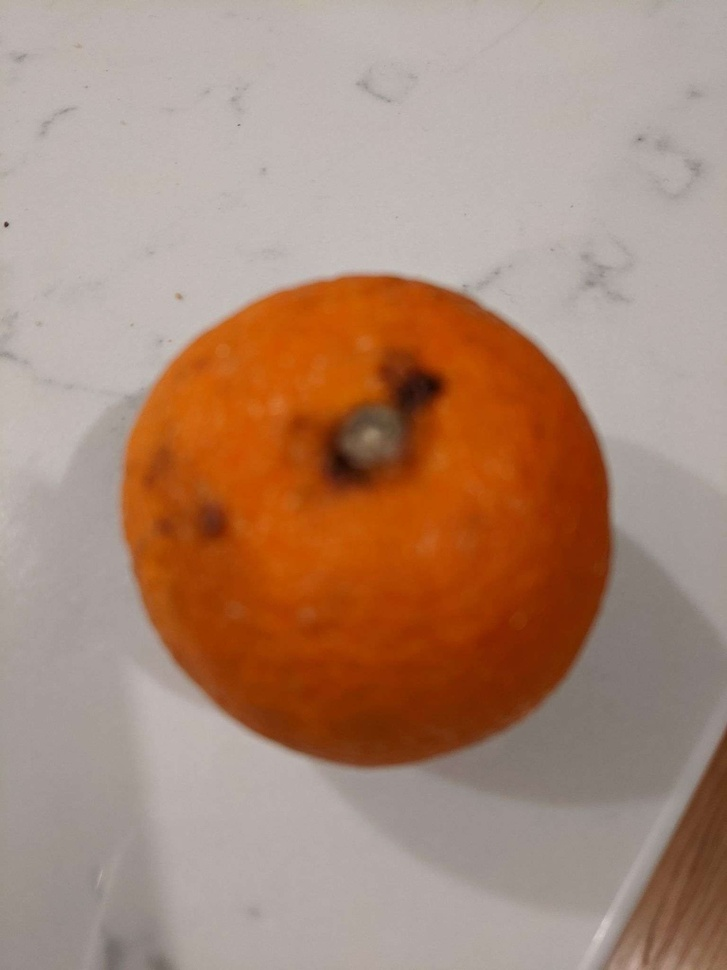
#> input picture orange1.jpg, 727 x 970 px, shrunk from 1536 x 2048 before the run
$ jupyter execute --allow-errors Color_Space.ipynb
#> lines starting #> are read from the running program, lines starting #| are printed output that depends on the picture
[cell 1]
import cv2
import numpy as np

[cell 2]
# Load the image
# By default, imported images are members of the BGR colorspace.
orange1 = cv2.imread("orange1.jpg")
#> orange1 is the input picture: shape (970, 727, 3); mean B, G, R 118.5, 137.2, 170
orange2 = cv2.imread("orange2.jpg")
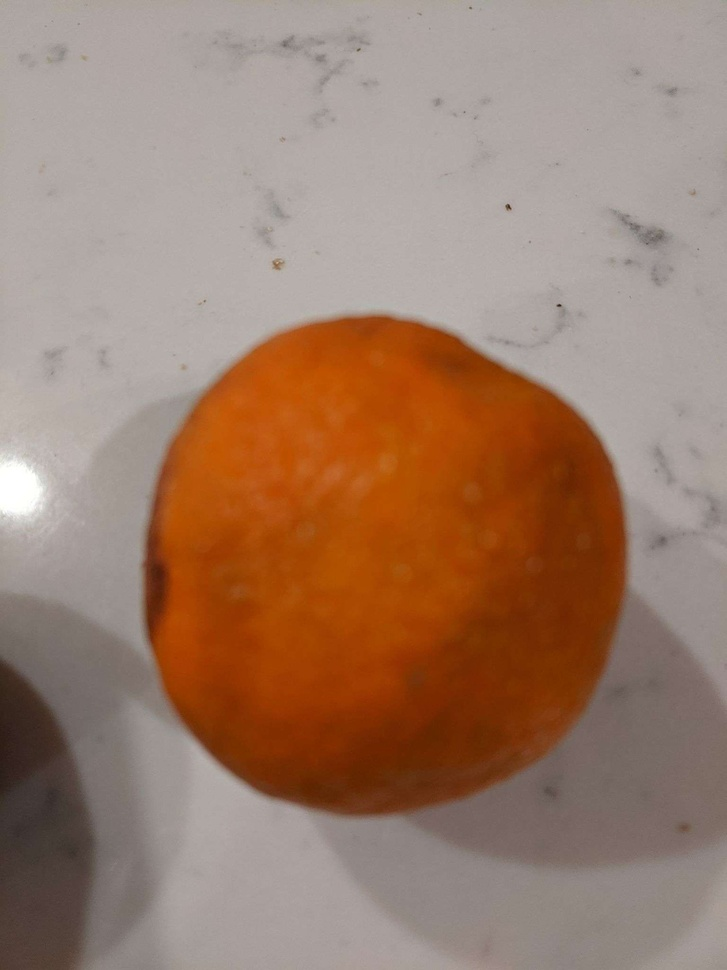
#> input picture orange2.jpg, 727 x 970 px, shrunk from 1536 x 2048 before the run
#> orange2 is the input picture: shape (970, 727, 3); mean B, G, R 107.4, 125.5, 156.1
orange3 = cv2.imread("orange3.jpg")
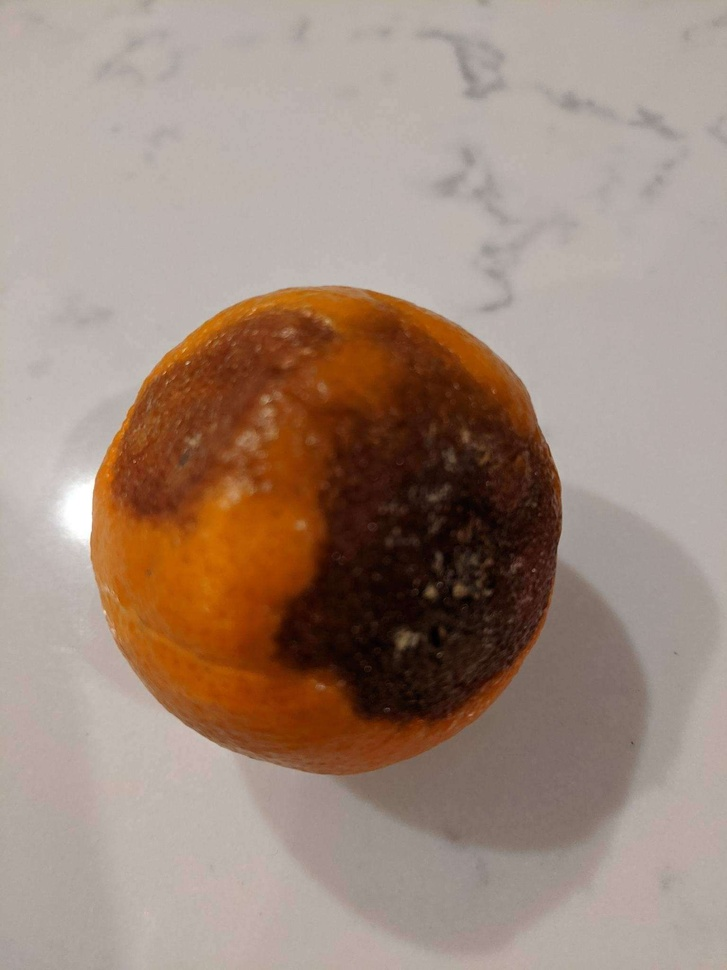
#> input picture orange3.jpg, 727 x 970 px, shrunk from 1536 x 2048 before the run
#> orange3 is the input picture: shape (970, 727, 3); mean B, G, R 124.3, 137.6, 159.3
orange4 = cv2.imread("orange4.jpg")
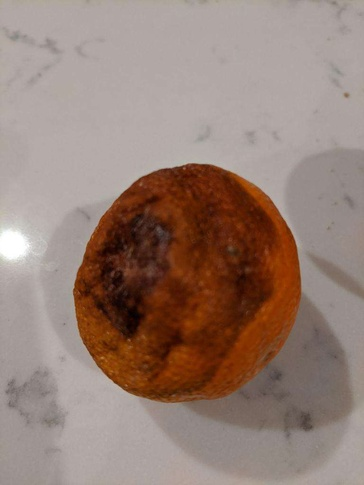
#> input picture orange4.jpg, 364 x 485 px, shrunk from 768 x 1024 before the run
#> orange4 is the input picture: shape (485, 364, 3); mean B, G, R 117.6, 127.5, 149.6

[cell 3]
orange1.shape
#> Out = (970, 727, 3)

[cell 4]
# RGB Image decomposition
from imageplotter import ImagePlotter

ImagePlotter(orange1).plot_RGB()
#> (this line was passed over: imageplotter is not available in this run)

[cell 5]
import matplotlib.pyplot as plt

# Call the BGR_Image_Decomposition function to get the blue, green, and red channels
#> (the rest of this cell did not finish here and is left out)

[cell 6]
# Convert the image to HSV color space
hsv_image = cv2.cvtColor(orange1, cv2.COLOR_BGR2HSV)
#> hsv_image: shape (970, 727, 3); mean H, S, V 8.8, 81.4, 170

# Split the HSV image into its hue, saturation, and value channels
h, s, v = cv2.split(hsv_image)
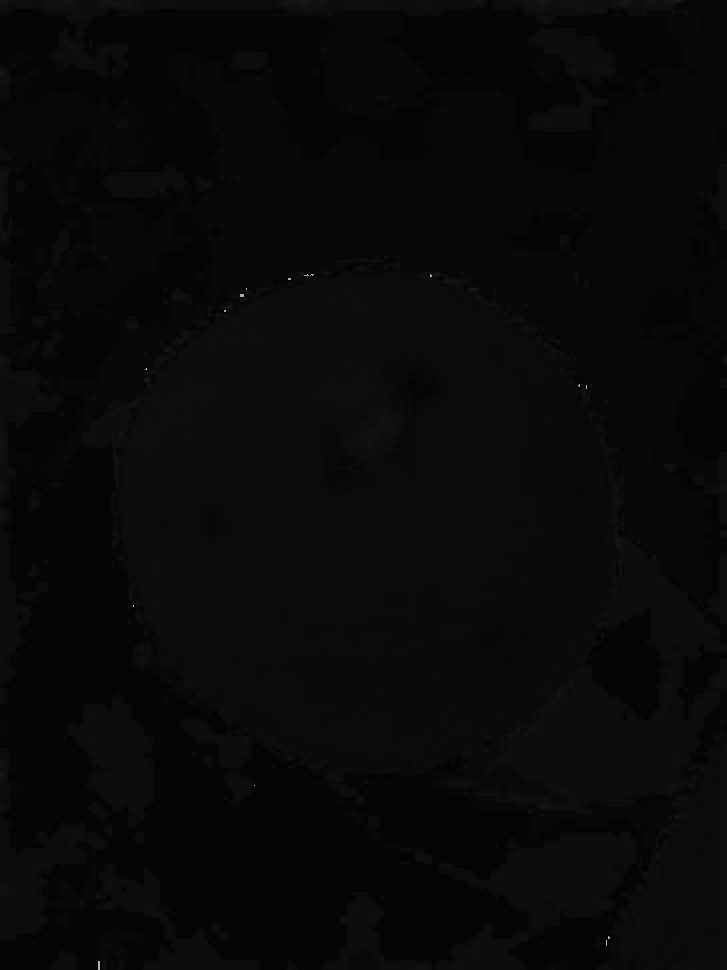
#> h: shape (970, 727); min 0, max 177, mean 8.8
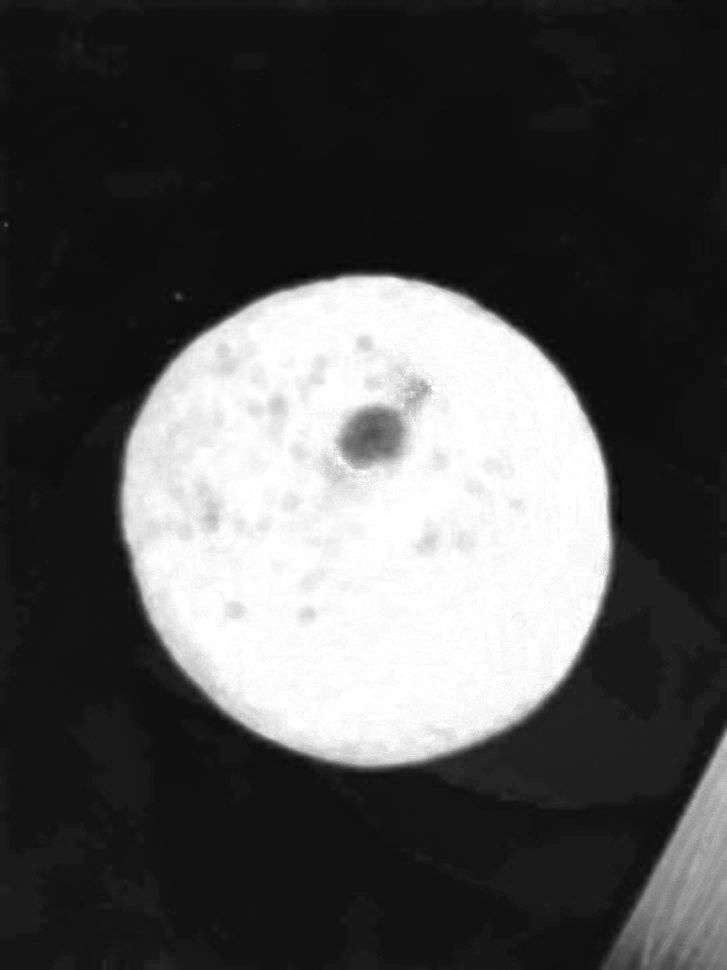
#> s: shape (970, 727); min 3, max 255, mean 81.4
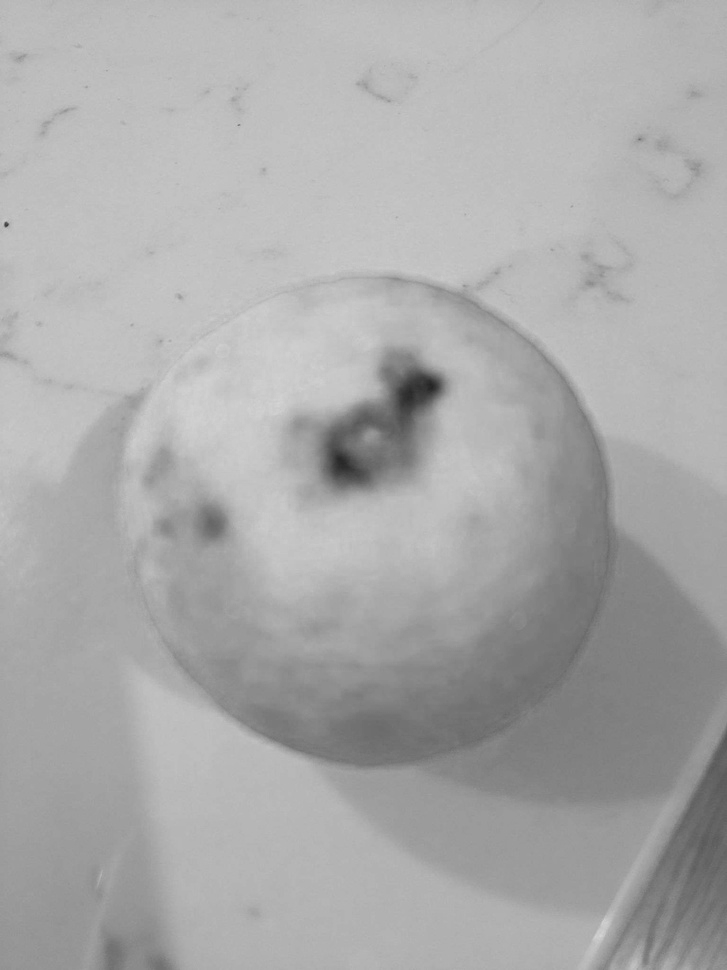
#> v: shape (970, 727); min 36, max 214, mean 170

# Create a figure with subplots for each channel
fig, axes = plt.subplots(nrows=1, ncols=3, figsize=(12, 4))

# Display the hue, saturation, and value channels using Matplotlib
axes[0].imshow(h, cmap='hsv')
axes[0].set_title('Hue')

axes[1].imshow(s, cmap='gray')
axes[1].set_title('Saturation')

axes[2].imshow(v, cmap='gray')
axes[2].set_title('Value')

plt.show()
